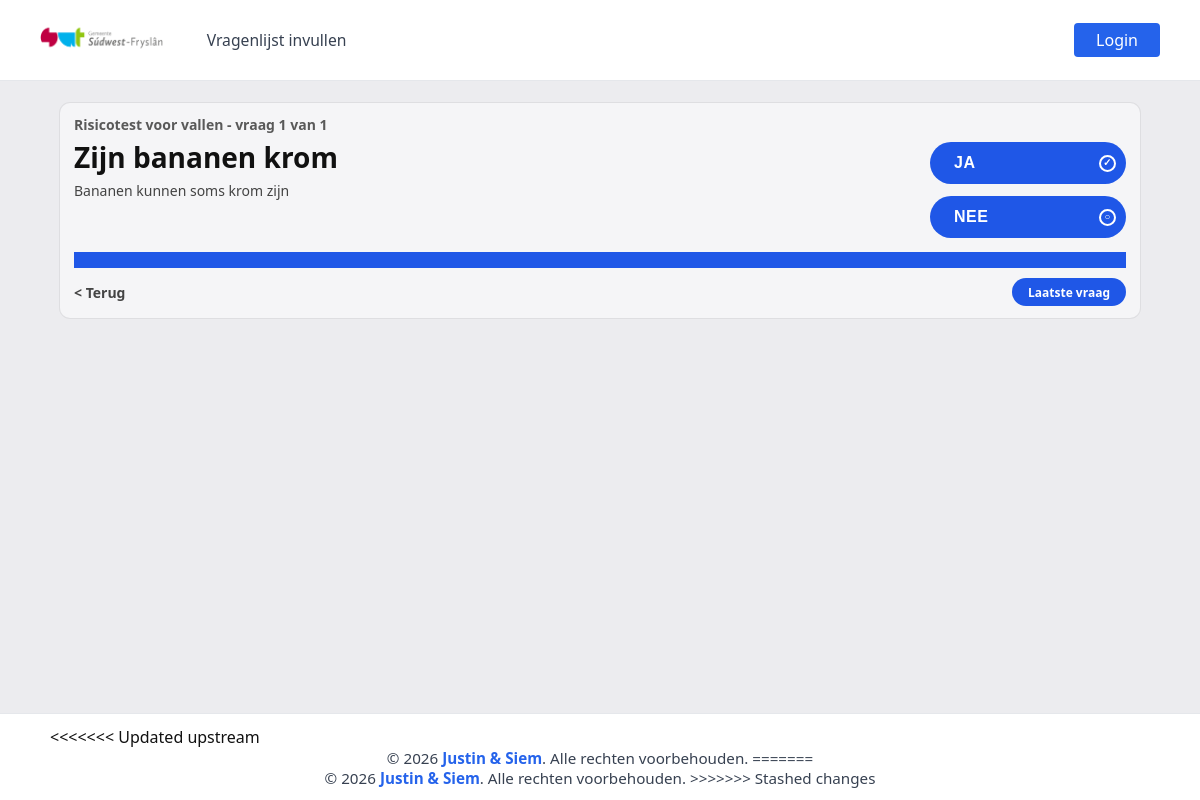
Page /vragen/ on the earlier database version.
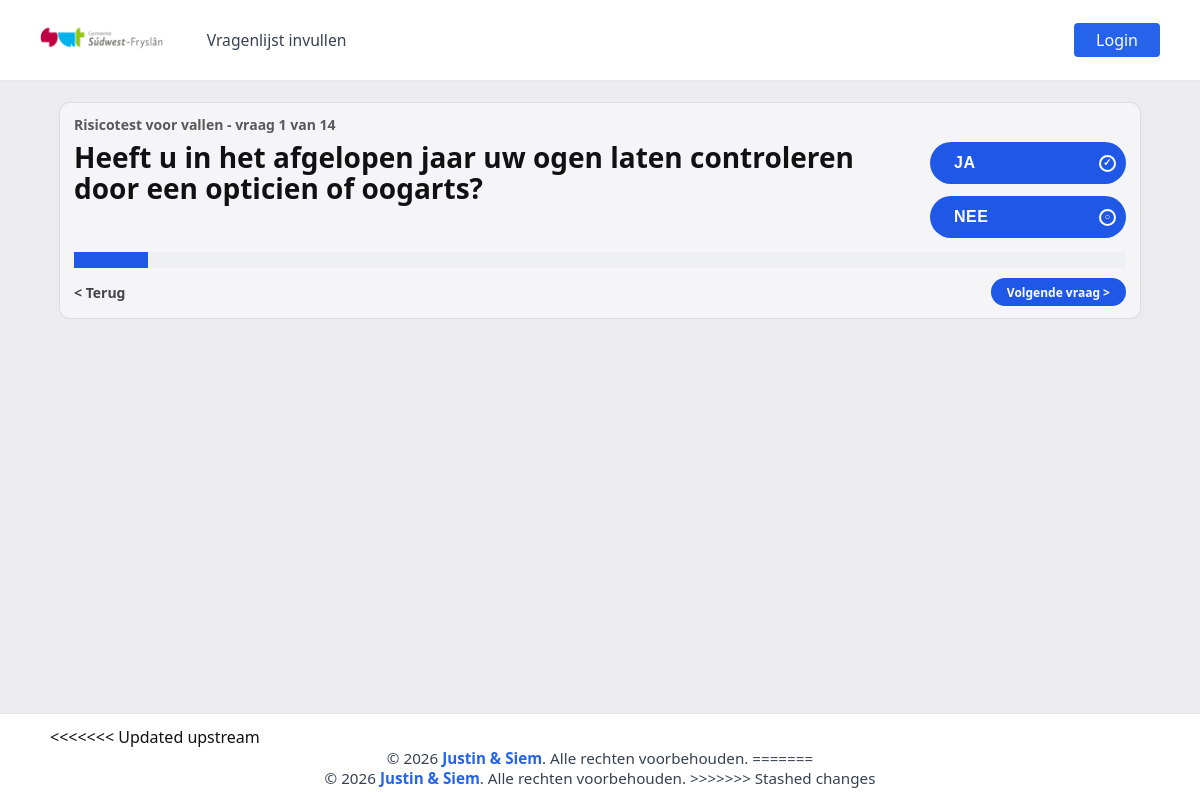
Same page on the later database version.
### home/models.py (models this page shows, shortened)
class Vragen(models.Model):
	vraag = models.CharField(max_length=255)
	extra_info = models.CharField(max_length=255, blank=True)
	weging = models.IntegerField()
	volgorde = models.IntegerField()

### vragen/views.py (the view, shortened to what this page needs)
# urls.py: path('', views.index, name='index'),
def index(request):
    if request.GET.get("opnieuw") == "1":
        request.session.pop(SESSION_KEY_VOLTOOID, None)
        request.session.pop(SESSION_KEY_ANTWOORD_IDS, None)
    vragen_lijst = list(Vragen.objects.order_by("volgorde", "id"))
    totaal = len(vragen_lijst)
    huidige_index = _parse_index(request.GET.get("stap"), totaal)
    huidige_vraag = vragen_lijst[huidige_index]
    extra_info_regels = [
        regel.strip()
        for regel in (huidige_vraag.extra_info or "").splitlines()
        if regel.strip()
    ]
    extra_info_intro = extra_info_regels[0] if extra_info_regels else ""
    extra_info_subtitel = extra_info_regels[1] if len(extra_info_regels) > 1 else ""
    extra_info_punten = [
        regel.lstrip("-• ").strip()
        for regel in extra_info_regels[2:]
        if regel.lstrip("-• ").strip()
    ]
    is_klaar = request.GET.get("klaar") == "1"
    voortgang = int(((huidige_index + 1) / totaal) * 100)
    return render(
        request,
        "vragen/vragen.html",
        {
            "heeft_vragen": True,
            "vraag": huidige_vraag,
            "extra_info_intro": extra_info_intro,
            "extra_info_subtitel": extra_info_subtitel,
            "extra_info_punten": extra_info_punten,
            "stap": huidige_index + 1,
            "totaal": totaal,
            "voortgang": voortgang,
            "kan_terug": huidige_index > 0,
            "terug_stap": huidige_index - 1,
            "is_laatste": huidige_index == totaal - 1,
            "is_klaar": is_klaar,
        },
    )

### vragen/views.py (called while the page is built)
def _parse_index(raw_value: str, total: int) -> int:
    try:
        value = int(raw_value)
    except (TypeError, ValueError):
        value = 0
    if total <= 0:
        return 0
    return max(0, min(value, total - 1))

### vragen/templates/vragen/vragen.html (shortened to what this page needs)
{% extends 'base.html' %} {% load static %}  {% block extra_head %}
<link rel="stylesheet" href="{% static 'vragen/vragen.css' %}" />
{% endblock %} {% block content %}
<main class="vragen-wrap">
  <section class="vragen-card" aria-label="Risicotest voor vallen">
    {% if not heeft_vragen %}
    <h1>Risicotest voor vallen</h1>
    <p class="vragen-step">Er staan nog geen vragen in de database.</p>
    {% else %}
    <p class="vragen-step">
      Risicotest voor vallen - vraag {{ stap }} van {{ totaal }}
    </p>
    <div class="vragen-body">
      <div class="vraag-blok">
        <h2>{{ vraag.vraag }}</h2>
        {% if extra_info_intro %}
        <p class="vraag-info">{{ extra_info_intro }}</p>
        {% endif %}
      </div>
      <form method="post" class="keuze-form" aria-label="Kies ja of nee">
        <button class="btn-keuze" type="submit" name="keuze" value="ja">
          JA
          <span class="btn-icon" aria-hidden="true">&#10003;</span>
        </button>
        <button class="btn-keuze" type="submit" name="keuze" value="nee">
          NEE
          <span class="btn-icon" aria-hidden="true">&#9675;</span>
        </button>
      </form>
    </div>
    <div class="progress" aria-hidden="true">
      <div class="progress-bar" style="width: {{ voortgang }}%"></div>
      <span class="progress-label" style="left: calc({{ voortgang }}% - 18px)"
        >{{ voortgang }}%</span
      >
    </div>
    <div class="vragen-nav">
      {% if kan_terug %}
      <a class="link-nav" href="/vragen/?stap={{ terug_stap }}">&lt; Terug</a>
      {% else %}
      <span class="link-nav" aria-hidden="true">&lt; Terug</span>
      {% endif %} {% if is_laatste %}
      <span class="btn-nav" aria-hidden="true">Laatste vraag</span>
      {% else %}
      <a class="btn-nav" href="/vragen/?stap={{ stap }}">Volgende vraag &gt;</a>
      {% endif %}
    </div>
    {% endif %}
  </section>
</main>
{% endblock %}

Differences in the rows shown:
removed Vragen: vraag "Zijn bananen krom", extra_info "Bananen kunnen soms krom zijn"
added Vragen: vraag "Heeft u in het afgelopen jaar uw ogen laten controleren door een opticien of oogarts?"
Other differences:
{{ totaal }}: "1" → "14"
{{ voortgang }}: 100 → 7 (drawn)
text no longer shown: "Laatste vraag"
text now shown: "Volgende vraag >"
